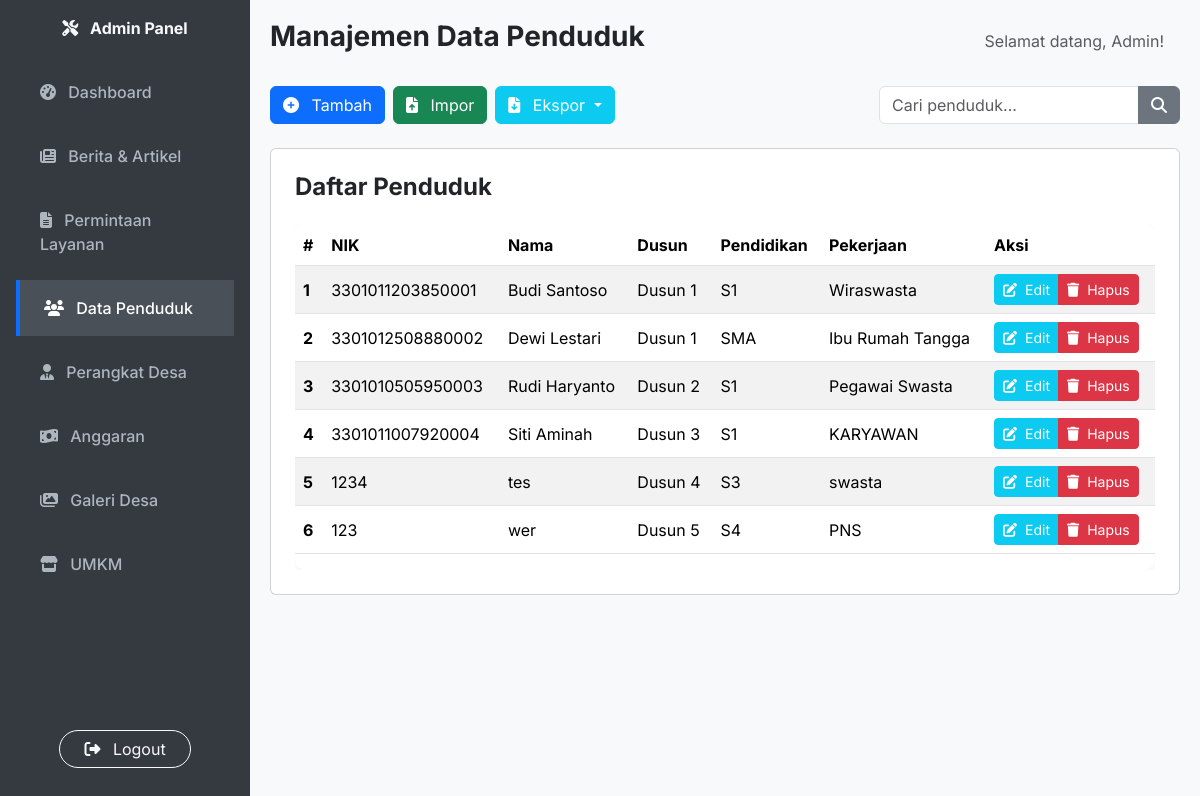
The page /manage_penduduk.php (signed in) on the database its author committed.
### tables this page shows
CREATE TABLE `penduduk` (
  `id_penduduk` int(11) NOT NULL,
  `nik` varchar(16) NOT NULL,
  `pin` varchar(6) DEFAULT NULL,
  `nama_lengkap` varchar(255) NOT NULL,
  `tempat_lahir` varchar(100) NOT NULL,
  `tanggal_lahir` date NOT NULL,
  `jenis_kelamin` enum('Laki-laki','Perempuan') NOT NULL,
  `agama` varchar(50) NOT NULL,
  `pendidikan_terakhir` varchar(100) DEFAULT NULL,
  `pekerjaan` varchar(100) DEFAULT NULL,
  `status_perkawinan` enum('Belum Kawin','Kawin','Cerai Hidup','Cerai Mati') NOT NULL,
  `status_hubungan_keluarga` varchar(50) DEFAULT NULL,
  `alamat` text NOT NULL,
  `dusun` varchar(100) NOT NULL,
  `rt` varchar(3) NOT NULL,
  `rw` varchar(3) NOT NULL,
  `tanggal_masuk` date NOT NULL,
  `keterangan` text DEFAULT NULL,
  `kewarganegaraan` varchar(50) DEFAULT 'WNI'
);

### manage_penduduk.php (the view, shortened to what this page needs)
<?php
require_once 'db.php';
$penduduk_list = [];
$search_query = isset($_GET['search_query']) ? clean_input($_GET['search_query']) : '';
$sql_penduduk = "SELECT * FROM penduduk";
$where_clause = "";
$sql_penduduk .= $where_clause . " ORDER BY nama_lengkap ASC";
$result_penduduk = $conn->query($sql_penduduk);
if ($result_penduduk === FALSE) {
    $message = "<div class='alert alert-danger'>Error saat menjalankan kueri data penduduk: " . $conn->error . "</div>";
} else {
    if ($result_penduduk->num_rows > 0) {
        while ($row = $result_penduduk->fetch_assoc()) {
            $penduduk_list[] = $row;
        }
    }
}
$user_name = isset($_SESSION['user_name']) ? $_SESSION['user_name'] : 'Admin';
$current_page = basename($_SERVER['PHP_SELF']);
?>
<!DOCTYPE html>
<html lang="id">
<head>
    <link href="https://cdn.jsdelivr.net/npm/bootstrap@5.3.3/dist/css/bootstrap.min.css" rel="stylesheet" xintegrity="sha384-QWTKZyjpPEjISv5WaRU9OFeRpok6YctnYmDr5pNlyT2bRjXh0JMhjY6hW+ALEwIH">
    <link rel="stylesheet" href="https://cdnjs.cloudflare.com/ajax/libs/font-awesome/6.5.2/css/all.min.css">
</head>
<body>
    <nav id="sidebar" class="d-flex flex-column p-3">
        <a href="dashboard.php" class="navbar-brand text-light text-center mb-4">
            <i class="fas fa-tools me-2"></i> Admin Panel
        </a>
        <ul class="nav nav-pills flex-column">
            <li class="nav-item mb-2">
                <a href="dashboard.php" class="nav-link <?php if ($current_page == 'dashboard.php') echo 'active'; ?>">
                    <i class="fas fa-tachometer-alt me-2"></i> Dashboard
                </a>
            </li>
            <li class="nav-item mb-2">
                <a href="manage_berita.php" class="nav-link <?php if ($current_page == 'manage_berita.php') echo 'active'; ?>">
                    <i class="fas fa-newspaper me-2"></i> Berita & Artikel
                </a>
            </li>
            <li class="nav-item mb-2">
                <a href="manage_layanan.php" class="nav-link <?php if ($current_page == 'manage_layanan.php') echo 'active'; ?>">
                    <i class="fas fa-file-alt me-2"></i> Permintaan Layanan
                </a>
            </li>
            <li class="nav-item mb-2">
                <a href="manage_penduduk.php" class="nav-link <?php if ($current_page == 'manage_penduduk.php') echo 'active'; ?>">
                    <i class="fas fa-users me-2"></i> Data Penduduk
                </a>
            </li>
            <li class="nav-item mb-2">
                <a href="manage_perangkat_desa.php" class="nav-link <?php if ($current_page == 'manage_perangkat_desa.php') echo 'active'; ?>">
                    <i class="fas fa-user-tie me-2"></i> Perangkat Desa
                </a>
            </li>
            <li class="nav-item mb-2">
                <a href="manage_anggaran.php" class="nav-link <?php if ($current_page == 'manage_anggaran.php') echo 'active'; ?>">
                    <i class="fas fa-money-bill-wave me-2"></i> Anggaran
                </a>
            </li>
            <li class="nav-item mb-2">
                <a href="manage_galeri.php" class="nav-link <?php if ($current_page == 'manage_galeri.php') echo 'active'; ?>">
                    <i class="fas fa-images me-2"></i> Galeri Desa
                </a>
            </li>
            <li class="nav-item mb-2">
                <a href="manage_umkm.php" class="nav-link <?php if ($current_page == 'manage_umkm.php') echo 'active'; ?>">
                    <i class="fas fa-store me-2"></i> UMKM
                </a>
            </li>
        </ul>
        <div class="mt-auto text-center py-3">
             <a href="logout.php" class="btn btn-outline-light rounded-pill px-4"><i class="fas fa-sign-out-alt me-2"></i> Logout</a>
        </div>
    </nav>
    <div id="main-content">
        <header class="d-flex justify-content-between align-items-center mb-4">
            <h1 class="h3 fw-bold">Manajemen Data Penduduk</h1>
            <div class="d-flex align-items-center">
                <span class="me-3 d-none d-md-block text-muted">Selamat datang, <?php echo htmlspecialchars($user_name); ?>!</span>
            </div>
        </header>
        <div class="d-flex justify-content-between mb-4 flex-wrap">
            <div class="d-flex align-items-center mb-2 mb-md-0">
                <button type="button" class="btn btn-primary me-2" data-bs-toggle="modal" data-bs-target="#pendudukModal" onclick="resetForm()">
                    <i class="fas fa-plus-circle me-2"></i> Tambah
                </button>
                <button type="button" class="btn btn-success me-2" data-bs-toggle="modal" data-bs-target="#importModal">
                    <i class="fas fa-file-upload me-2"></i> Impor
                </button>
                <div class="dropdown">
                    <button class="btn btn-info text-white dropdown-toggle" type="button" id="exportDropdown" data-bs-toggle="dropdown" aria-expanded="false">
                        <i class="fas fa-file-download me-2"></i> Ekspor
                    </button>
                </div>
            </div>
            <form action="manage_penduduk.php" method="GET" class="d-flex mb-2 mb-md-0">
                <div class="input-group">
                    <input type="text" class="form-control" placeholder="Cari penduduk..." name="search_query" value="<?= htmlspecialchars($search_query) ?>">
                    <button class="btn btn-secondary" type="submit"><i class="fas fa-search"></i></button>
                </div>
            </form>
        </div>
        <div class="card p-4">
            <h4 class="fw-bold mb-4">Daftar Penduduk</h4>
            <div class="table-container">
                <div class="table-responsive">
                    <table class="table table-striped table-hover align-middle">
                        <thead>
                            <tr>
                                <th scope="col">#</th>
                                <th scope="col">NIK</th>
                                <th scope="col">Nama</th>
                                <th scope="col">Dusun</th>
                                <th scope="col">Pendidikan</th>
                                <th scope="col">Pekerjaan</th>
                                <th scope="col">Aksi</th>
                            </tr>
                        </thead>
                        <tbody>
                            <?php if (count($penduduk_list) > 0): ?>
                                <?php $i = 1; ?>
                                <?php foreach ($penduduk_list as $penduduk): ?>
                                    <tr>
                                        <th scope="row"><?= $i++; ?></th>
                                        <td><?= htmlspecialchars($penduduk['nik']) ?></td>
                                        <td><?= htmlspecialchars($penduduk['nama_lengkap']) ?></td>
                                        <td><?= htmlspecialchars($penduduk['dusun']) ?></td>
                                        <td><?= htmlspecialchars($penduduk['pendidikan_terakhir']) ?></td>
                                        <td><?= htmlspecialchars($penduduk['pekerjaan']) ?></td>
                                        <td>
                                            <div class="btn-group" role="group">
                                                <button type="button" class="btn btn-sm btn-info text-white" data-bs-toggle="modal" data-bs-target="#pendudukModal" onclick='editPenduduk(<?= json_encode($penduduk) ?>)'>
                                                    <i class="fas fa-edit me-1"></i> Edit
                                                </button>
                                                <button type="button" class="btn btn-sm btn-danger" data-bs-toggle="modal" data-bs-target="#deleteModal" data-id="<?= htmlspecialchars($penduduk['id_penduduk']) ?>">
                                                    <i class="fas fa-trash me-1"></i> Hapus
                                                </button>
                                            </div>
                                        </td>
                                    </tr>
                                <?php endforeach; ?>
                            <?php else: ?>
                                <tr>
                                    <td colspan="7" class="text-center">Tidak ada data penduduk yang tersedia.</td>
                                </tr>
                            <?php endif; ?>
                        </tbody>
                    </table>
                </div>
            </div>
        </div>
    </div>
</body>
</html>

### manage_penduduk.php (style rules this page uses)
body { font-family: 'Inter', sans-serif; background-color: #f8f9fa; }
#sidebar { height: 100vh; background-color: #343a40; color: #fff; padding-top: 20px; position: fixed; left: 0; top: 0; width: 250px; transition: all 0.3s; z-index: 1000; }
#sidebar .nav-link { color: #adb5bd; font-weight: 500; transition: all 0.2s ease; padding: 1rem 1.5rem; }
#sidebar .nav-link:hover, #sidebar .nav-link.active { color: #fff; background-color: #495057; border-left: 4px solid #0d6efd; border-radius: 0; }
#main-content { margin-left: 250px; padding: 20px; transition: all 0.3s; }
.navbar-brand { font-weight: 700; }
.table-container { max-height: 400px; overflow-y: auto; }
.table-responsive { border-radius: 0.75rem; box-shadow: 0 4px 15px rgba(0,0,0,0.05); overflow: hidden; }

### rows shown on the page
penduduk: nik "3301011203850001", nama_lengkap "Budi Santoso", dusun "Dusun 1", pendidikan_terakhir "S1", pekerjaan "Wiraswasta"
penduduk: nik "3301012508880002", nama_lengkap "Dewi Lestari", dusun "Dusun 1", pendidikan_terakhir "SMA", pekerjaan "Ibu Rumah Tangga"
penduduk: nik "3301010505950003", nama_lengkap "Rudi Haryanto", dusun "Dusun 2", pendidikan_terakhir "S1", pekerjaan "Pegawai Swasta"
penduduk: nik "3301011007920004", nama_lengkap "Siti Aminah", dusun "Dusun 3", pendidikan_terakhir "S1", pekerjaan "KARYAWAN"
penduduk: nik "1234", nama_lengkap "tes", dusun "Dusun 4", pendidikan_terakhir "S3", pekerjaan "swasta"
penduduk: nik "123", nama_lengkap "wer", dusun "Dusun 5", pendidikan_terakhir "S4", pekerjaan "PNS"

### other values the page prints
$user_name "Admin"
